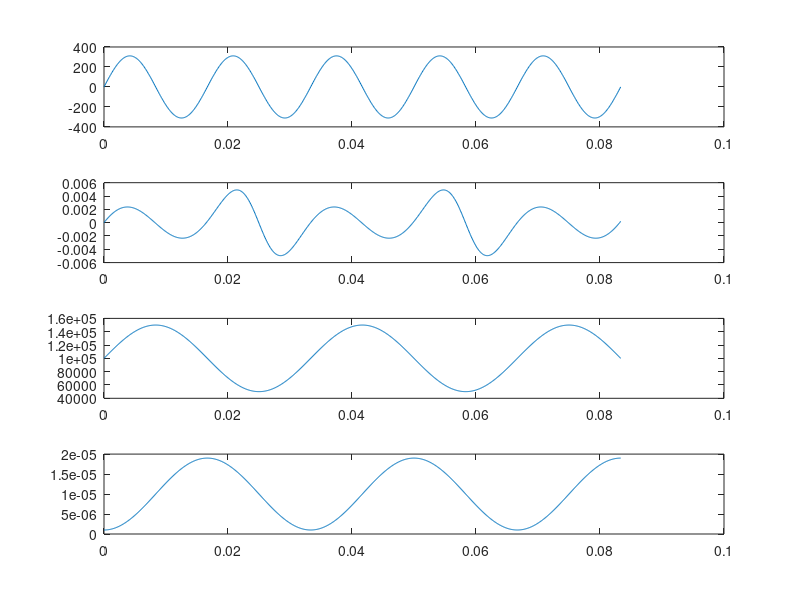

The MATLAB source for this figure:



f = 60;
samples = 200;
t_step = 1/f/samples;
t_end = 1/f*5;
t = 0:t_step:t_end;
w = 2*pi*f;

R = 100000 + 50000 * sin(w/2*t);
C = 10*10^-6 - 9*10^-6 * cos(w/2*t);
dCdt = [0,diff(C)];

V = 220*sqrt(2)*sin(w*t);
dVdt = [0,diff(V)];

I = V./R + C.*dVdt + dCdt.* V;
% I = V * (G + dCdt) + C * dVdt;

figure(1);
subplot(4,1,1);
plot(t, V);
subplot(4,1,2);
plot(t, I);
subplot(4,1,3);
plot(t, R)
subplot(4,1,4);
plot(t, C)

pad = 5;
picker0 = 100-pad:101-pad;
picker1 = 100:101;
picker2 = 100+pad:101+pad;

Rr = R(picker1)
Cr = C(picker1)

Y = I(picker0);
M = [V(picker0); dVdt(picker0)];
X = Y*inv(M);
Rr0 = 1/X(1)
Cr0 = X(2)


Y = I(picker1);
M = [V(picker1); dVdt(picker1)];
X = Y*inv(M);
Rr1 = 1/X(1)
Cr1 = X(2)

Y = I(picker2);
M = [V(picker2); dVdt(picker2)];
X = Y*inv(M);
Rr2 = 1/X(1)
Cr2 = X(2)


dCr1dt = (Cr2 - Cr0)/(picker2(1) - picker0(1));
Rr1 = 1/(1/Rr1 - dCr1dt)
